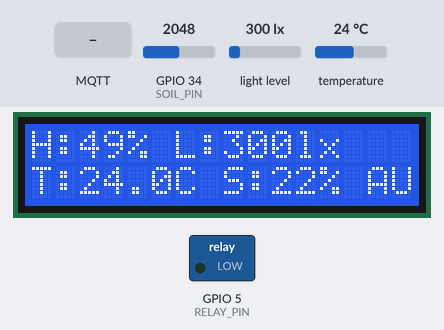
Bench run of a program on a simulated ESP32. Parts: 16×2 character LCD, switched loads named in the program (green lamp = pin HIGH). Inputs (shaded band) come from the test bench; at power-on: temperature 24 °C, GPIO 34 (SOIL_PIN) = 2048, light level 300 lx. WiFi joins after 1.5 s; servers stay silent unless stated; no MQTT or app messages arrive unless stated; what the program prints to the serial monitor is not drawn.

Above: at 6.4 s.
6.5 s: temperature set to 40.2 °C
At 11.1 s:
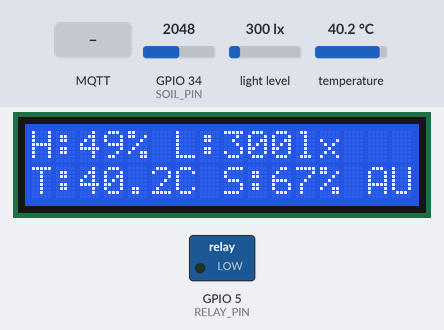
12.3 s: temperature set to 41.4 °C
At 16.2 s:
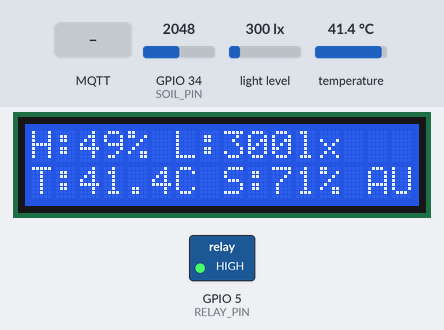
17.3 s: MQTT message "MANUAL" arrives on the first subscribed topic
At 21.2 s:
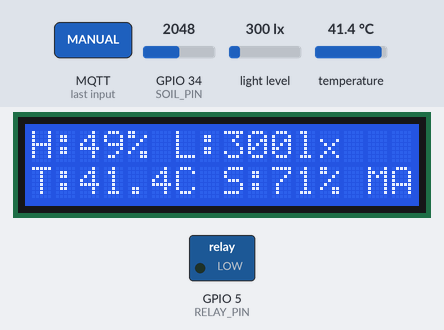
22.3 s: GPIO 34 (SOIL_PIN) set to 0
At 26.2 s:
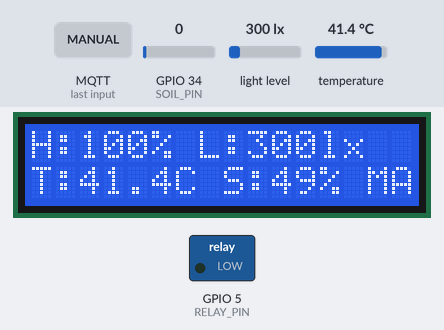
27.3 s: MQTT message "PUMP_ON" arrives on the first subscribed topic
At 28.4 s:
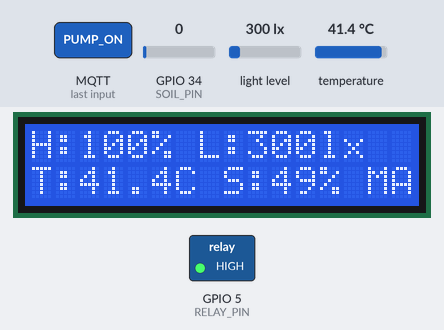
28.8 s: light level set to 40 lx
At 31.4 s:
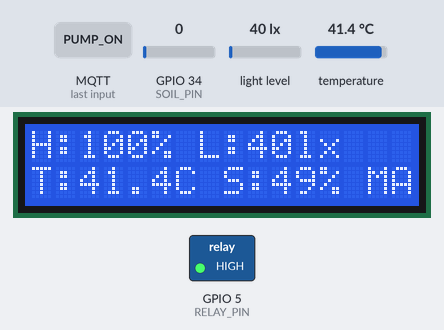
Timing chart, 0 to 32.9 s (numbered marks = the images above; inputs shaded):
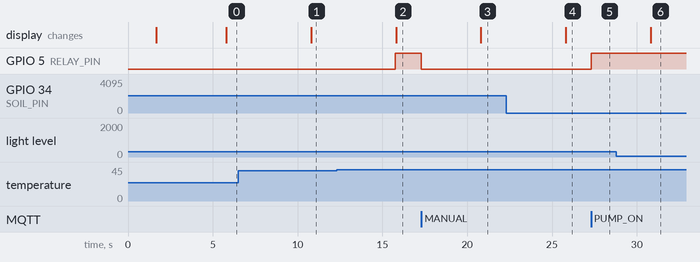

Measured:
- the behaviour switches between 40.9 and 41 °C on temperature (found by bisection; images 1 and 2)
- after the input at 6.5 s, the display: changes after 4.3 s (image 1)
- after the input at 12.3 s, GPIO 5 (RELAY_PIN): LOW → HIGH after 3.5 s; the display: changes after 3.5 s (image 2)
- after the input at 17.3 s, GPIO 5 (RELAY_PIN): HIGH → LOW at once; the display: changes after 3.5 s (image 3)
- after the input at 22.3 s, the display: changes after 3.5 s (image 4)
- after the input at 27.3 s, GPIO 5 (RELAY_PIN): LOW → HIGH at once
- after the input at 28.8 s, the display: changes after 2.0 s (image 6)

The program:

main.cpp
```cpp
#include <Arduino.h>
#include <WiFi.h>
#include <WiFiClientSecure.h>
#include <PubSubClient.h>
#include <Wire.h>
#include <BH1750.h>
#include <OneWire.h>
#include <DallasTemperature.h>
#include <LiquidCrystal_I2C.h>

#include "config.h"
#include "sensors.h"
#include "stress.h"
#include "pump.h"
#include "display.h"
#include "mqtt_handler.h"

BH1750 lightMeter;
OneWire oneWire(DS18B20_PIN);
DallasTemperature ds18b20(&oneWire);
LiquidCrystal_I2C lcd(LCD_ADDR, LCD_COLS, LCD_ROWS);

WiFiClientSecure espClient;
PubSubClient client(espClient);

bool autoMode = true;
bool pumpRunning = false;
unsigned long pumpStartTime = 0;

void setup() {
  Serial.begin(115200);

  lcd.init();
  lcd.backlight();
  lcd.print("LettuceGuard v2");
  lcd.setCursor(0,1);
  lcd.print("Dang khoi dong...");

  pinMode(RELAY_PIN, OUTPUT);
  digitalWrite(RELAY_PIN, LOW);

  Wire.begin();
  lightMeter.begin();
  ds18b20.begin();

  WiFi.begin(WIFI_SSID, WIFI_PASSWORD);
  while (WiFi.status() != WL_CONNECTED) delay(500);
  Serial.println("WiFi connected!");

  espClient.setInsecure();
  client.setServer(MQTT_SERVER, MQTT_PORT);
  client.setCallback(mqttCallback);

  while (!client.connect("LettuceGuard", MQTT_USER, MQTT_PASS)) delay(1000);
  client.subscribe(MQTT_TOPIC_CONTROL);
  Serial.println("MQTT connected!");

  lcd.clear();
  lcd.print("He thong ok!");
  delay(1500);
}

void loop() {
  if (!client.connected()) {
    while (!client.connect("LettuceGuard", MQTT_USER, MQTT_PASS)) delay(1000);
    client.subscribe(MQTT_TOPIC_CONTROL);
  }
  client.loop();

  static unsigned long last = 0;
  if (millis() - last < 5000) return;
  last = millis();

  SensorData data = readAllSensors();
  float stress = calculateStress(data);

  if (autoMode) controlPump(stress);

  publishStatus(data, stress);
  updateLCD(data, stress);
}
```

display.h
```cpp
#ifndef DISPLAY_H
#define DISPLAY_H

#include <LiquidCrystal_I2C.h>
#include "sensors.h"

extern LiquidCrystal_I2C lcd;
extern bool autoMode;
extern bool pumpRunning;

void updateLCD(const SensorData& d, float stress) {
  lcd.clear();

  lcd.setCursor(0, 0);
  lcd.print("H:");
  lcd.print(d.humidity, 0);
  lcd.print("% L:");

  if (d.light >= 10000) {
    lcd.print(d.light / 1000.0f, 1);
    lcd.print("k");
  } else {
    lcd.print((int)d.light);
  }
  lcd.print("lx");

  lcd.setCursor(0, 1);
  lcd.print("T:");
  if (!d.tempFail) lcd.print(d.airTemp, 1);
  else lcd.print("--.-");

  lcd.print("C S:");
  lcd.print((int)stress);
  lcd.print("% ");

  lcd.print(autoMode ? "AUTO" : "MANUAL");
  if (pumpRunning) lcd.print(" BOM");
}

#endif
```

mqtt_handler.h
```cpp
#ifndef MQTT_HANDLER_H
#define MQTT_HANDLER_H

#include <PubSubClient.h>
#include "pump.h"
#include "sensors.h"

extern PubSubClient client;
extern bool autoMode;

void mqttCallback(char* topic, byte* payload, unsigned int length) {
  String cmd;
  for (int i = 0; i < length; i++) cmd += (char)payload[i];

  cmd.replace("\"", "");

  cmd.trim();
  cmd.toUpperCase();

  Serial.println("Nhận lệnh ĐÃ XỬ LÝ: " + cmd);

  if (cmd == "AUTO") {
    autoMode = true;
  }
  else if (cmd == "MANUAL") {
    autoMode = false;
    pumpOff();
  }
  else if (cmd == "PUMP_ON" && !autoMode) {
    pumpOn();
  }
  else if (cmd == "PUMP_OFF" && !autoMode) {
    pumpOff();
  }
}

// ----------- Helper chống NaN gửi lên MQTT -----------
String safeFloat(float v) {
  if (isnan(v)) return "null";
  return String(v, 2);
}

// ----------- Gửi trạng thái lên MQTT -----------
void publishStatus(const SensorData& d, float stress) {

  // Tạo JSON theo đúng struct SensorData
  String json = "{";
  json += "\"humidity\":" + safeFloat(d.humidity) + ",";
  json += "\"light\":" + safeFloat(d.light) + ",";
  json += "\"airTemp\":" + safeFloat(d.airTemp) + ",";
  json += "\"stress\":" + safeFloat(stress) + ",";
  json += "\"mode\":\"" + String(autoMode ? "AUTO" : "MANUAL") + "\",";

  // Errors
  json += "\"errors\":[";
  bool first = true;
  if (d.soilFail)  { json += "\"SOIL_FAIL\""; first = false; }
  if (d.lightFail) { if (!first) json += ","; json += "\"LIGHT_FAIL\""; first = false; }
  if (d.tempFail)  { if (!first) json += ","; json += "\"TEMP_FAIL\""; }
  json += "]";

  json += "}";

  client.publish(MQTT_TOPIC_STATUS, json.c_str());
  Serial.println("Sent: " + json);
}

#endif
```

pump.h
```cpp
#ifndef PUMP_H
#define PUMP_H

#include "config.h"

extern bool autoMode;
extern bool pumpRunning;
extern unsigned long pumpStartTime;

inline void pumpOn() {
  digitalWrite(RELAY_PIN, HIGH);
  pumpRunning = true;
  Serial.println("BƠM BẬT");
}

inline void pumpOff() {
  digitalWrite(RELAY_PIN, LOW);
  pumpRunning = false;
  Serial.println("BƠM TẮT");
}

void controlPump(float stress) {
  if (!autoMode) return;

  if (stress >= 70 && !pumpRunning) {
    pumpOn();
    pumpStartTime = millis();
  }

  if (pumpRunning && millis() - pumpStartTime >= 15000) {
    pumpOff();
  }
}

#endif
```

sensors.h
```cpp
#ifndef SENSORS_H
#define SENSORS_H

#include <Wire.h>
#include <BH1750.h>
#include <OneWire.h>
#include <DallasTemperature.h>
#include "config.h"

extern BH1750 lightMeter;
extern DallasTemperature ds18b20;

struct SensorData {
  float humidity;
  float light;
  float airTemp;
  bool soilFail;
  bool lightFail;
  bool tempFail;
};

SensorData readAllSensors() {
  SensorData d;

  // Soil
  int raw = analogRead(SOIL_PIN);
  d.humidity = map(raw, 4095, 0, 0, 100);
  d.humidity = constrain(d.humidity, 0.0f, 100.0f);
  d.soilFail = (raw == 0 || raw == 4095);

  // Light
  d.light = lightMeter.readLightLevel();
  d.lightFail = (d.light <= 0 || d.light >= 60000);

  // DS18B20
  ds18b20.requestTemperatures();
  float t = ds18b20.getTempCByIndex(0);

  if (t == DEVICE_DISCONNECTED_C || t == 85.0f) {
    d.airTemp = NAN;
    d.tempFail = true;
  } else {
    d.airTemp = t;
    d.tempFail = false;
  }

  return d;
}

#endif
```

stress.h
```cpp
#ifndef STRESS_H
#define STRESS_H

#include "sensors.h"

inline float calculateStress(const SensorData& d) {
  float stress = 0.0f;

  // Soil moisture
  if (!d.soilFail) {
    if (d.humidity < 60) stress += (60 - d.humidity) * 2.0f;
    if (d.humidity > 90) stress += (d.humidity - 90) * 0.8f;
  }

  // Temperature
  if (!d.tempFail) {
    if (d.airTemp > 30) stress += (d.airTemp - 30) * 3.0f;
    if (d.airTemp < 15) stress += (15 - d.airTemp) * 1.5f;
  }

  // Light
  if (!d.lightFail) {
    if (d.light > 45000) stress += (d.light - 45000) / 1000.0f * 25.0f;
    if (d.light < 5000 && !d.tempFail && d.airTemp > 28) stress += 15.0f;
  }

  return constrain(stress, 0, 100);
}

#endif
```

config.h
```cpp
#ifndef CONFIG_H
#define CONFIG_H

// WiFi
const char* WIFI_SSID     = "TP-LINK_4558";
const char* WIFI_PASSWORD = "123456789@";

// MQTT - HiveMQ Cloud
#define MQTT_SERVER "237def3f76ff4662a4b4c4567452c4b8.s1.eu.hivemq.cloud"
#define MQTT_PORT   8883
#define MQTT_USER   "hnam04"
#define MQTT_PASS   "Manh2704@"
#define MQTT_TOPIC_STATUS  "lettuceguard/status"
#define MQTT_TOPIC_CONTROL "lettuceguard/control"

// Chân kết nối
#define SOIL_PIN      34
#define DS18B20_PIN   4
#define RELAY_PIN     5
#define LCD_ADDR      0x27
#define LCD_COLS      16
#define LCD_ROWS      2

#endif
```
